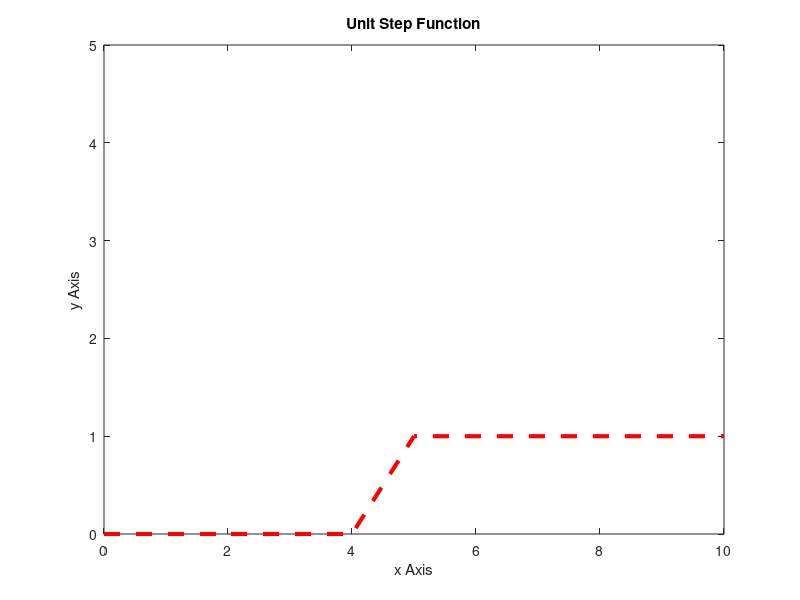

This chart was generated by the following MATLAB code:
clc
clear
fprintf('\nUnit STEP FUNCTION\n');
a=input('Enter the value of a: ');
t=a-5:1:a+5;
n=size(t);
disp(n(1));
disp(n(2));
for i=1:1:n(2)
    if t(i)<a;
        r(i)=0;
    else
        r(i)=1;
    end
end
    plot(t,r, 'red--','linewidth',3);
    axis([a-5,a+5,0,5]);
    title('Unit Step Function');
    xlabel('x Axis');
    ylabel('y Axis');